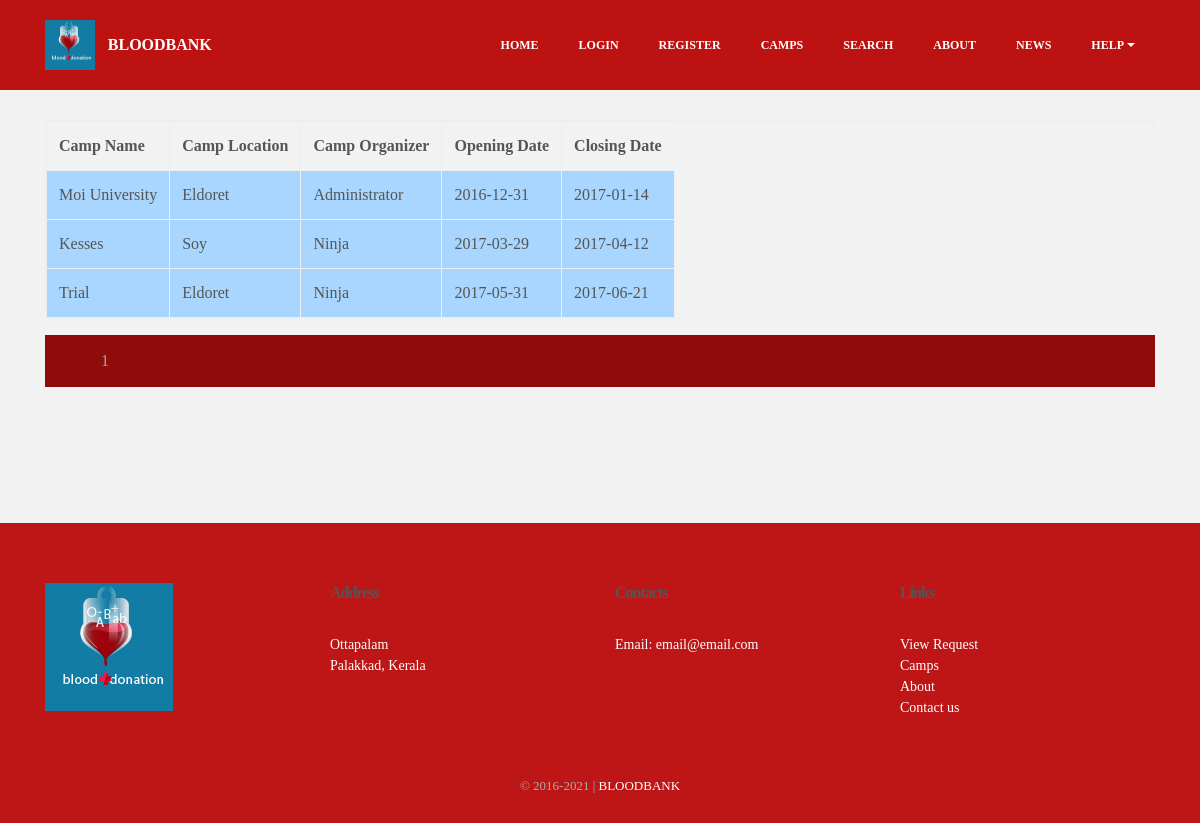
Before: /camps.php with the older database file.
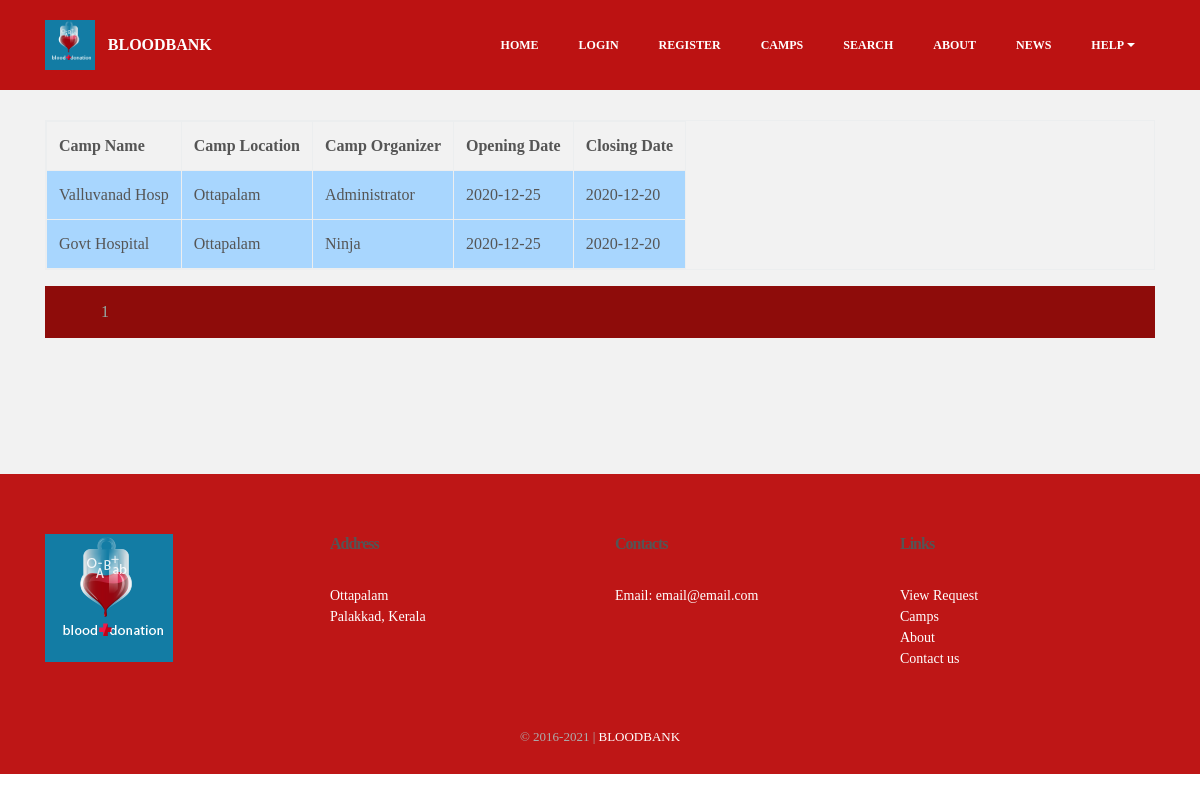
After: the same page with the newer database file.
### tables this page shows
CREATE TABLE `camps` (
  `id` int(10) NOT NULL,
  `title` varchar(100) NOT NULL,
  `body` varchar(1000) NOT NULL,
  `author` varchar(100) NOT NULL,
  `odate` date NOT NULL,
  `cdate` date NOT NULL
);

### camps.php (the view, shortened to what this page needs)
<?php
	include_once 'db.php';
?>
<?php
$start=0;
$limit=8;
$t=mysqli_query($MySQLi_CON,"select * from camps ORDER BY id DESC");
$total=mysqli_num_rows($t);
$page=ceil($total/$limit);
$query=mysqli_query($MySQLi_CON,"select * from camps limit $start,$limit");
?>
<!DOCTYPE html>
<html>
<head>
  <link rel="stylesheet" href="assets/css/material.css">
  <link rel="stylesheet" href="assets/css/tether.min.css">
  <link rel="stylesheet" href="assets/css/bootstrap.min.css">
  <link rel="stylesheet" href="assets/css/socicon.min.css">
  <link rel="stylesheet" href="assets/css/animate.min.css">
  <link rel="stylesheet" href="assets/dropdown/css/style.css">
  <link rel="stylesheet" href="assets/css/style.css">
  <link rel="stylesheet" href="assets/css/add.css" type="text/css">
</head>
<body>
<section id="ext_menu-s">
    <nav class="navbar navbar-dropdown navbar-fixed-top">
        <div class="container">
            <div class="mbr-table">
                <div class="mbr-table-cell">
                    <div class="navbar-brand">
                        <a href="index" class="navbar-logo"><img src="../assets/images/logo.png" alt="Bloodbank Logo"></a>
                        <a class="navbar-caption" href="index.html">BLOODBANK</a>
                    </div>
                </div>
                <div class="mbr-table-cell">
                    <ul class="nav-dropdown collapse pull-xs-right nav navbar-nav navbar-toggleable-sm" id="exCollapsingNavbar">
					<li class="nav-item"><a class="nav-link link" href="index.html">HOME</a></li>
                      <li class="nav-item"><a class="nav-link link" href="user/login">LOGIN</a></li>
                      <li class="nav-item"><a class="nav-link link" href="user/register">REGISTER</a></li>
					  <li class="nav-item"><a class="nav-link link" href="camps">CAMPS</a></li><li class="nav-item"><a class="nav-link link" href="search">SEARCH</a></li><li class="nav-item"><a class="nav-link link" href="about">ABOUT</a></li><li class="nav-item"><a class="nav-link link" href="news">NEWS</a></li><li class="nav-item dropdown"><a class="nav-link link dropdown-toggle" href="#" data-toggle="dropdown-submenu" aria-expanded="false">HELP</a><div class="dropdown-menu"><a class="dropdown-item" href="contact">CONTACT US</a><a class="dropdown-item" href="faqs">FAQS</a></div></li></ul>
                </div>
            </div>
        </div>
    </nav>
</section>
<section class="mbr-section mbr-after-navbar" id="msg-box3-v" style="background-color: rgb(242, 242, 242); padding-top: 120px; padding-bottom: 120px;">
<div class="container">
<form method="post" name="frm">
<table class='table table-bordered table-responsive'>
<tr>
<th>Camp Name</th>
<th>Camp Location</th>
<th>Camp Organizer</th>
<th>Opening Date</th>
<th>Closing Date</th>
</tr>
    <?php
    $res = $MySQLi_CON->query("SELECT * FROM camps ORDER BY id DESC");
    $count = $res->num_rows;
    if($count > 0) {
        while ($ft = mysqli_fetch_array($query)) {
            ?>
            <tr class="bg-table">
                <td><?= $ft['1'] ?></td>
                <td><?= $ft['2'] ?></td>
                <td><?= $ft['3'] ?></td>
                <td><?= $ft['4'] ?></td>
                <td><?= $ft['5'] ?></td>
            </tr>
            <?php
        }
    }
	else
	{
		?>
        <tr>
        <td colspan="3"> No Records Found ...</td>
        </tr>
        <?php
	}
?>
</table>
    <ul style="list-style-type: none; overflow: hidden; background-color: #8e0c0a">
        <?php
        for($i=1;$i <= $page;$i++){
            ?>
            <li style="float: left;"><a href="?id=<?php echo $i ?>" style="display: block; color: #94ada8; text-align: center; padding: 14px 16px;"><?php echo $i;?></a></li>
            <?php
        }
        ?>
    </ul>
</form>
</div>
</section>
<section class="mbr-section mbr-section-md-padding mbr-footer footer1" id="contacts1-r" style="background-color: rgb(190, 22, 22); padding-top: 60px; padding-bottom: 30px;">
    <div class="container">
        <div class="row">
            <div class="mbr-footer-content col-xs-12 col-md-3">
                <div><img src="assets/images/logo.png"></div>
            </div>
            <div class="mbr-footer-content col-xs-12 col-md-3">
                <p><strong>Address</strong><br>Ottapalam<br>Palakkad, Kerala</p>
            </div>
            <div class="mbr-footer-content col-xs-12 col-md-3">
                <p><strong>Contacts</strong><br>
Email: email@email.com<br>
</p>
            </div>
            <div class="mbr-footer-content col-xs-12 col-md-3">
                <p></p><p><strong>Links</strong><br>
<a href="../user/viewrequests" class="text-white">View Request</a><br><a href="camps" class="text-white">Camps</a><br><a href="about" class="text-white">About</a><br><a href="contact" class="text-white">Contact us</a><br></p><p></p>
            </div>
        </div>
</section>
<footer class="mbr-small-footer mbr-section mbr-section-nopadding" id="footer1-5" style="background-color: rgb(190, 22, 22); padding-top: 1.75rem; padding-bottom: 1.75rem;">
    <div class="container">
        <p class="text-xs-center">&copy; <?php
$copyYear = 2016;
$curYear = date('Y');
echo $copyYear . (($copyYear != $curYear) ? '-' . $curYear : '');
?> | <a class="text-white" href="bloodbank.appslab.co.ke">BLOODBANK</a></p>
    </div>
</footer>
  </body>
</html>

### assets/dropdown/css/style.css (style rules this page uses)
.navbar-dropdown { left: 0; padding: 0; position: absolute; right: 0; top: 0; transition: all 0.45s ease; z-index: 1030; }
.navbar-dropdown .navbar-brand { float: none; font-size: 0; padding: 1.25rem 0; position: relative; transition: padding 0.25s ease; white-space: nowrap; }
.navbar-dropdown .navbar-brand::before { content: ""; display: inline-block; height: 100%; vertical-align: middle; }
.navbar-dropdown .navbar-logo, .navbar-dropdown .navbar-caption { display: inline-block; vertical-align: middle; }
.navbar-dropdown .navbar-logo { margin-right: 0.8rem; transition: margin 0.3s ease-in-out; }
.navbar-dropdown .navbar-logo img { height: 3.125rem; transition: all 0.3s ease-in-out; }
.navbar-dropdown .mbr-table-cell { height: 5.625rem; }
.navbar-dropdown .navbar-caption { font-family: "Montserrat"; font-size: 1rem; font-weight: 700; white-space: normal; }
.navbar-dropdown .navbar-caption, .navbar-dropdown .navbar-caption:hover { color: inherit; text-decoration: none; }
.navbar-dropdown.navbar-fixed-top { position: fixed; }
.nav-dropdown { display: table !important; font-family: "Montserrat"; font-size: 0.75rem; font-weight: 700; height: auto !important; }
.nav-dropdown .nav-item { display: table-cell; float: none; vertical-align: middle; }
.nav-dropdown .link { margin: 1.667em; padding: 0; transition: color .2s ease-in-out; }
.nav-dropdown .link.dropdown-toggle { margin-right: 2.583em; }
.nav-dropdown .link.dropdown-toggle::after { margin-left: .25rem; border-top: 0.35em solid; border-right: 0.35em solid transparent; border-left: 0.35em solid transparent; border-bottom: 0; }
.nav-dropdown .link.dropdown-toggle::after { display: block; margin-top: -0.1667em; position: absolute; right: 1.3333em; top: 50%; }
.nav-dropdown .link::after, .nav-dropdown .dropdown-item::after { color: inherit; }

### assets/css/style.css (style rules this page uses)
.container { position: relative; }
.bg-table { background-color: #a8d6fe !important; }
body { font-family: 'Raleway', sans-serif; color: #232323; }
.text-white { color: #fff !important; }
.mbr-section { position: relative; padding-top: 120px; padding-bottom: 120px; background-position: 50% 50%; background-repeat: no-repeat; background-size: cover; }
.mbr-section-md-padding { padding-top: 90px; padding-bottom: 90px; }
.mbr-section-nopadding { padding-top: 0; padding-bottom: 0; }
.mbr-table { display: table; width: 100%; }
.mbr-table-cell { display: table-cell; float: none; padding-bottom: 0; padding-top: 0; position: relative; vertical-align: middle; }
.mbr-small-footer { background: #323232; color: #acacac; font-size: 0.8125rem; padding: 1.75rem 0; }
.mbr-small-footer p { margin-bottom: 0; }
.mbr-small-footer a { color: #c0a375; }
.mbr-footer { color: #fff; padding-left: 1.25rem; padding-right: 1.25rem; }
.mbr-footer > .row, .mbr-footer > .container > .row { margin-left: 0; margin-right: 0; }
.mbr-footer > .row > div, .mbr-footer > .container > .row > div { padding-bottom: 40px; }
.mbr-footer > .row > div:last-child, .mbr-footer > .container > .row > div:last-child { padding-bottom: 0; }
.mbr-footer > .container { padding-left: 0; padding-right: 0; }
@media (min-width: 768px) { .mbr-footer > .container > .row > div { clear: none !important; padding-bottom: 0 !important; } }
.mbr-footer p a, .mbr-footer ul a { color: #c0a375; }
.mbr-footer-content h1, .mbr-footer-content h2, .mbr-footer-content h3, .mbr-footer-content h4, .mbr-footer-content p strong, .mbr-footer-content strong, .mbr-footer .mbr-contacts h1, .mbr-footer .mbr-contacts h2, .mbr-footer .mbr-contacts h3, .mbr-footer .mbr-contacts h4, .mbr-footer .mbr-contacts p strong, .mbr-footer .mbr-contacts strong { color: #7c7c7c; font-family: "Montserrat"; font-size: 1rem; font-weight: 700; letter-spacing: -1px; line-height: 1.3; margin-bottom: 1.875em; }
.mbr-footer-content p strong, .mbr-footer-content strong, .mbr-footer .mbr-contacts p strong, .mbr-footer .mbr-contacts strong { display: inline-block; }
.mbr-footer-content p, .mbr-footer .mbr-contacts p { color: #fff; font-size: 0.875rem; margin-bottom: 0; }

Changed rows visible on the page:
removed camps: title "Trial", body "Eldoret", author "Ninja", odate "2017-05-31", cdate "2017-06-21"
changed camps "Administrator": title "Moi University" → "Valluvanad Hosp"; body "Eldoret" → "Ottapalam"; odate "2016-12-31" → "2020-12-25"; cdate "2017-01-14" → "2020-12-20"
changed camps "Ninja": title "Kesses" → "Govt Hospital"; body "Soy" → "Ottapalam"; odate "2017-03-29" → "2020-12-25"; cdate "2017-04-12" → "2020-12-20"
